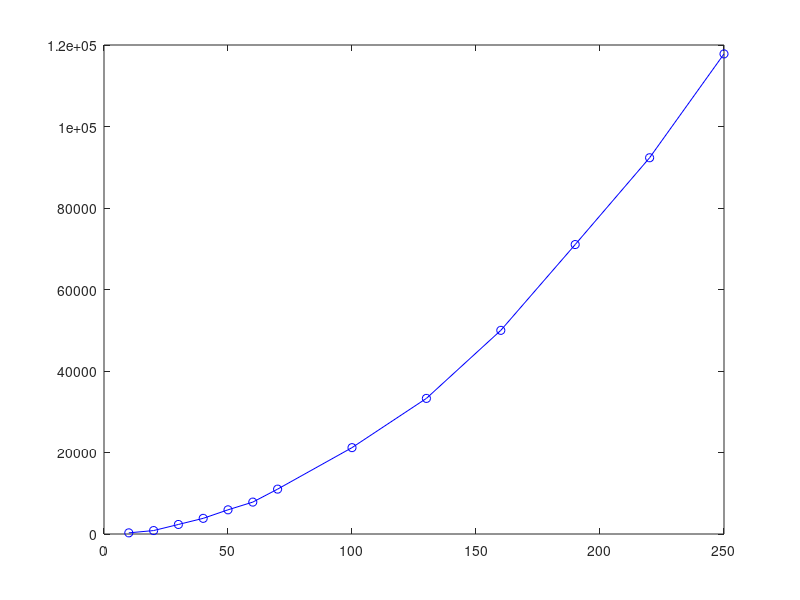

This chart was generated by the following MATLAB code: (Note: this script raises an error after producing the figure.)
travel_time = [282.26638 844.182555 2341.1299766667 3842.326025 5933.757888 7829.4814933333 11011.1282884058 21192.718083 33276.8378230769 49975.73824375 71031.6498736842 92330.3560772727 117818.73838];
values = [10:10:70 100:30:250];
plot(values,travel_time,'bo-')
hold on;
regression = fit(values', travel_time', 'poly2');
plot(regression)